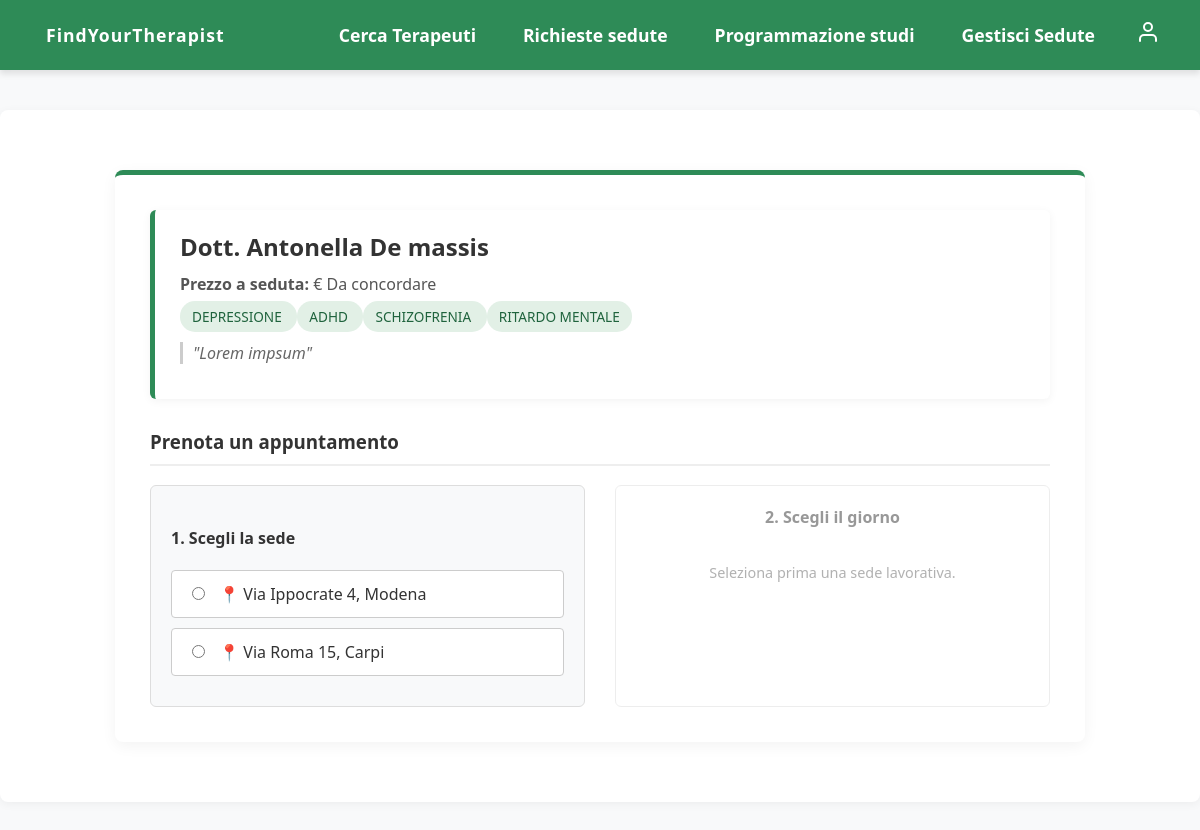
/prenotazioni/prenota/1/ (signed in), run on the app's committed database.
### utenti/models.py (models this page shows, shortened)
class Terapeuta(models.Model):
    user = models.OneToOneField(User, on_delete=models.CASCADE)
    numero_telefono = models.CharField(max_length=15, blank=True, null=True)
    studi = models.ManyToManyField(Studio, related_name='terapeuti', blank=True)
    prezzo = models.DecimalField(max_digits=6, decimal_places=2, blank=True, null=True)
    descrizione = models.TextField(blank=True, null=True)
    specializzazioni = models.ManyToManyField(Specializzazione, related_name='terapeuti', blank=True)
    class Meta:
        verbose_name = "Terapeuta"
        verbose_name_plural = "Terapeuti"
        ordering = ['id']

class Specializzazione(models.Model):
    nome = models.CharField(max_length=100)
    class Meta:
        verbose_name = "Specializzazione"
        verbose_name_plural = "Specializzazioni"
        ordering = ['id']

class Studio(models.Model):
    indirizzo = models.CharField(max_length=200)
    citta = models.CharField(max_length=100)
    class Meta:
        verbose_name = "Studio"
        verbose_name_plural = "Studi"
        ordering = ['id']

### prenotazioni/views.py (the view)
# urls.py: path('prenota/<int:terapeuta_id>/', ProfiloPrenotaView.as_view(), name='profilo_prenota')
class ProfiloPrenotaView(LoginRequiredMixin, View):
    def get(self, request, terapeuta_id):
        terapeuta = get_object_or_404(Terapeuta, id=terapeuta_id)
        studi = terapeuta.studi.all()
        giorni_attivi_per_studio = {}
        for studio in studi:
            turni = Disponibilita.objects.filter(terapeuta=terapeuta, studio=studio)
            giorni_js = [(turno.giorno + 1) % 7 for turno in turni]
            giorni_attivi_per_studio[studio.id] = list(set(giorni_js))
        context = {
            'terapeuta': terapeuta,
            'studi': studi,
            'mappa_giorni_json': giorni_attivi_per_studio
        }
        return render(request, 'prenotazioni/profilo_prenota.html', context)

### templates/prenotazioni/profilo_prenota.html (shortened to what this page needs)
{% extends 'base.html' %}
{% load static %}
{% block extra_css %}
    <link rel="stylesheet" href="{% static 'css/prenotazioni.css' %}?v=2">
    <link rel="stylesheet" href="https://cdn.jsdelivr.net/npm/flatpickr/dist/flatpickr.min.css">
{% endblock %}
{% block contenuto %}
<div class="prenotazioni-container" style="max-width: 900px;">
    <div class="terapeuta-card">
        <h2>Dott. {{ terapeuta.user.first_name }} {{ terapeuta.user.last_name }}</h2>
        <p><strong>Prezzo a seduta:</strong> € {{ terapeuta.prezzo|default:"Da concordare" }}</p>
        <div style="margin: 10px 0;">
            {% for spec in terapeuta.specializzazioni.all %}
                <span class="badge" style="background-color: #e2f0e6; color: #1f633d; font-weight: normal;">
                    {{ spec.nome }}
                </span>
            {% endfor %}
        </div>
        {% if terapeuta.descrizione %}
            <div class="bio-quote">"{{ terapeuta.descrizione }}"</div>
        {% endif %}
    </div>
    <h3 style="color: #333; border-bottom: 2px solid #eee; padding-bottom: 10px;">Prenota un appuntamento</h3>
    <div class="prenotazione-layout">
        <div class="selezione-studio">
            <h4>1. Scegli la sede</h4>
            {% if studi %}
                <form id="form-prenotazione">
                    {% for studio in studi %}
                        <label class="studio-radio-label">
                            <input type="radio" name="studio_id" value="{{ studio.id }}" class="radio-studio">
                            📍 {{ studio.indirizzo }}, {{ studio.citta }}
                        </label>
                    {% endfor %}
                </form>
            {% else %}
                <p style="color: #d9534f;">Questo terapeuta non ha sedi registrate.</p>
            {% endif %}
        </div>
        <div class="calendario-container" id="box-calendario">
            <h4 style="margin-top: 0;">2. Scegli il giorno</h4>
            <p id="avviso-calendario" style="color: #666; font-size: 0.9em;">Seleziona prima una sede lavorativa.</p>
        </div>
    </div>
</div>
{% endblock %}

### static/css/style.css (style rules this page uses)
body { margin: 0; padding: 0; font-family: 'Segoe UI', Tahoma, Geneva, Verdana, sans-serif; background-color: #f8f9fa; color: #333; }

### static/css/prenotazioni.css (style rules this page uses)
.prenotazioni-container { max-width: 900px; margin: 40px auto; background: white; padding: 35px; border-radius: 8px; box-shadow: 0 4px 15px rgba(0,0,0,0.05); border-top: 5px solid #2e8b57; }
.badge { padding: 6px 12px; border-radius: 15px; font-size: 0.85em; font-weight: bold; text-transform: uppercase; }
.terapeuta-card { background: #fff; border-left: 5px solid #2e8b57; border-radius: 6px; padding: 20px 25px; box-shadow: 0 2px 10px rgba(0,0,0,0.05); margin-bottom: 30px; position: relative; }
.terapeuta-card h2 { margin: 0 0 10px 0; color: #333; }
.terapeuta-card p { margin: 5px 0; color: #555; }
.bio-quote { font-style: italic; color: #666; border-left: 3px solid #ccc; padding-left: 10px; margin: 15px 0; }
.prenotazione-layout { display: flex; gap: 30px; flex-wrap: wrap; }
.selezione-studio { flex: 1; min-width: 250px; background: #f8f9fa; padding: 20px; border-radius: 6px; border: 1px solid #ddd; }
.studio-radio-label { display: block; background: #fff; border: 1px solid #ccc; padding: 12px 15px; border-radius: 4px; margin-bottom: 10px; cursor: pointer; transition: all 0.2s; }
.studio-radio-label input[type="radio"] { margin-right: 10px; accent-color: #2e8b57; }
.calendario-container { flex: 1; min-width: 300px; display: flex; flex-direction: column; align-items: center; background: #fff; padding: 20px; border-radius: 6px; border: 1px solid #ddd; opacity: 0.5; pointer-events: none; transition: opacity 0.3s; }

### data on the page
Terapeuta: user.first_name "Antonella", user.last_name "De massis", prezzo "Da concordare", descrizione "Lorem impsum"
Specializzazione: nome "DEPRESSIONE"
Specializzazione: nome "ADHD"
Specializzazione: nome "SCHIZOFRENIA"
Specializzazione: nome "RITARDO MENTALE"
Studio: indirizzo "Via Ippocrate 4", citta "Modena"
Studio: indirizzo "Via Roma 15", citta "Carpi"
